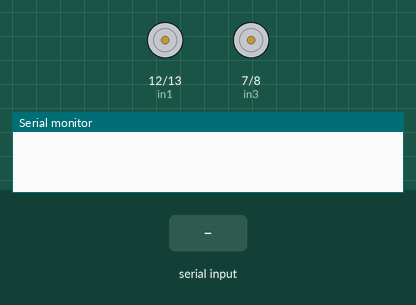
Bench run of a sketch on a simulated Arduino Uno, built with avr-gcc and run on an emulated ATmega328P. Shown: motor-driver pin pairs drawn as motors (green arrow = first pin HIGH = forward, orange = second pin HIGH = backward, longer = more drive, scaled by the enable pin), the last lines printed to the serial monitor. The inputs (shaded band) are chosen by the test bench.

Above: at 3.3 s.
3.4 s: "1\n" received over the second serial link
At 3.7 s:
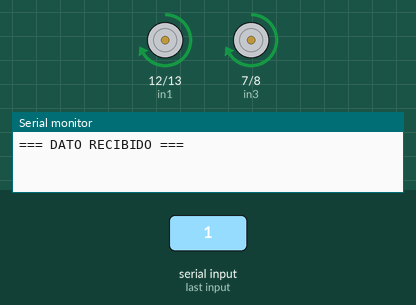
5.9 s: "2\n" received over the second serial link
At 7.2 s:
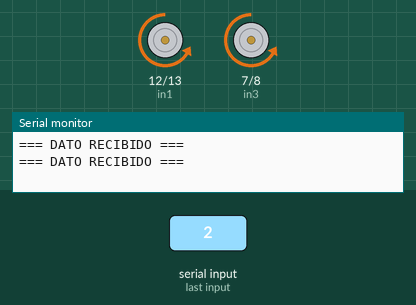
8.9 s: "3\n" received over the second serial link
At 9.4 s:
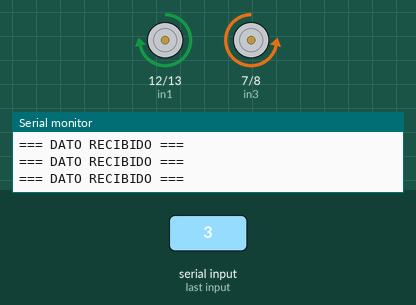
11.1 s: "4\n" received over the second serial link
At 11.6 s:
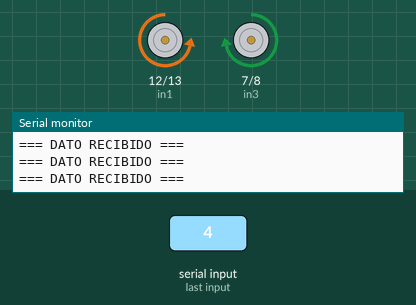
Timing chart, 0 to 14.1 s (numbered marks = the images above; inputs shaded):
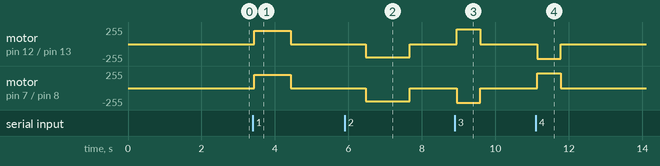

The sketch:

car.ino
```cpp
#include <SoftwareSerial.h>
#include <Servo.h>

// Definición de pines para control de motores
#define enA 5
#define enB 6
#define in1 12
#define in2 13
#define in3 7
#define in4 8
#define servo 11

SoftwareSerial bluetooth(2, 3); // Configuración de para bluetooth tx, rx

// Variables de control del sistema
Servo lapiz;
//const int POSICION_ARRIBA = 5;    // Lápiz alzado (posición por defecto)
//const int POSICION_ABAJO = 25;    // Lápiz abajo (dibujando)
//int posicionActualServo = POSICION_ARRIBA; // Siempre inicia en posición arriba

int tiempo = 1000;              // Tiempo base para avanzar y retroceder
int tiempoGiro = 400;          // Tiempo base para giros
int estadoMotor = 0;           // Estado actual: 0=parar, 1=avanzar, 2=reversa, 3=izquierda, 4=derecha
int estadoAnterior = 0;
int velocidad = 200;
const int tiempoPausa = 500;   // Tiempo entre cambios bruscos de dirección

void setup() {
  // Configurar todos los pines de control de motores como salida
  pinMode(enA, OUTPUT);
  pinMode(enB, OUTPUT);
  pinMode(in1, OUTPUT);
  pinMode(in2, OUTPUT);
  pinMode(in3, OUTPUT);
  pinMode(in4, OUTPUT);

  // Por defecto se apagan motores al prender el carro
  apagarMotores();

  // Configuración del servo - SIEMPRE va a posición inicial
 //lapiz.attach(servo);
  //delay(1000);
  //lapiz.write(POSICION_ARRIBA);
  //delay(300);
  //posicionActualServo = POSICION_ARRIBA;

  // Inicializar comunicación serie principal y bluetooth
  Serial.begin(9600);
  bluetooth.begin(9600);

  // Enviar mensaje de confirmación por Bluetooth para verificar conexión
  bluetooth.println("Carro conectado y listo");
  bluetooth.println("Lapiz en posición inicial (arriba)");
  bluetooth.println("Comandos: 0=Parar, 1=Avanzar, 2=Reversa, 3=Izquierda, 4=Derecha");
  bluetooth.println("Servo: 5=Subir lapiz, 6=Bajar lapiz");
   pinMode(LED_BUILTIN, OUTPUT);
  for(int i = 0; i < 5; i++) {
    digitalWrite(LED_BUILTIN, HIGH);
    delay(200);
    digitalWrite(LED_BUILTIN, LOW);
    delay(200);
  }
}

// ------ NUEVA FUNCIÓN CORRECTA ------
// void controlarLapiz(int comando) {
//   if (comando == 5) {
//     if (posicionActualServo == POSICION_ARRIBA) {
//       bluetooth.println("Lapiz ya está arriba - No se mueve");
//     } else {
//       bluetooth.println("SUBIENDO LAPIZ...");
//       moverServoGradual(posicionActualServo, POSICION_ARRIBA);
//       posicionActualServo = POSICION_ARRIBA;
//       bluetooth.println("Lapiz subido");
//     }
//   } else if (comando == 6) {
//     if (posicionActualServo == POSICION_ABAJO) {
//       bluetooth.println("Lapiz ya está abajo - No se mueve");
//     } else {
//       bluetooth.println("BAJANDO LAPIZ...");
//       moverServoGradual(posicionActualServo, POSICION_ABAJO);
//       posicionActualServo = POSICION_ABAJO;
//       bluetooth.println("Lapiz bajado");
//     }
//   }
// }

// // Mueve desde 'desde' hasta 'hacia' con suavidad
// void moverServoGradual(int desde, int hacia) {
//   if (desde < hacia) {
//     for (int pos = desde; pos <= hacia; pos++) {
//       lapiz.write(pos);
//       delay(25);
//     }
//   } else {
//     for (int pos = desde; pos >= hacia; pos--) {
//       lapiz.write(pos);
//       delay(25);
//     }
//   }
//   lapiz.write(hacia);
// }

void loop() {
    // Verificar si hay datos disponibles desde el módulo Bluetooth
    if (bluetooth.available() > 0) {
       Serial.println("=== DATO RECIBIDO ===");
    // Guardar estado actual antes de leer el nuevo comando
    estadoAnterior = estadoMotor;
    // Leer el comando enviado desde la aplicación móvil
    estadoMotor = bluetooth.parseInt();
    // Limpiar cualquier caracter extra del buffer (como saltos de línea)
    while (bluetooth.available() > 0) {
      bluetooth.read();
    }
    // Validar que el comando recibido esté en el rango 0-4
    if (estadoMotor >= 0 && estadoMotor <= 4) {
      bluetooth.print("Comando recibido: ");
      bluetooth.println(estadoMotor);
      controlarMotoresConSeguridad(estadoMotor, estadoAnterior);
    } else if(estadoMotor >= 5 && estadoMotor <= 6){
      bluetooth.println("Comando de lapiz recibido");
      //controlarLapiz(estadoMotor);
    }else  {
      bluetooth.println("ERROR: Comando no válido ");
    }
  }
}


void controlarMotoresConSeguridad(int nuevoEstado, int estadoAnterior) {
  // Aplicar protección contra cambios bruscos de dirección
  if ((estadoAnterior == 1 && nuevoEstado == 2) || (estadoAnterior == 2 && nuevoEstado == 1)) {
    controlarMotores(0); // Primero detener los motores
    // tiempo de seguridad para que los motores se detengan
    delay(tiempoPausa);
    controlarMotores(nuevoEstado);
  } else {
    // Si no hay cambio peligroso, aplicar directamente
    controlarMotores(nuevoEstado);
  }
}

void controlarMotores(int estado) {
  // mostrar acción a ejecutar
  String accion = "";
  switch(estado) {
    case 0: accion = "PARANDO"; break;
    case 1: accion = "AVANZANDO"; break;
    case 2: accion = "RETROCEDIENDO"; break;
    case 3: accion = "GIRANDO IZQUIERDA"; break;
    case 4: accion = "GIRANDO DERECHA"; break;
  }

  bluetooth.println(accion);

  switch (estado) {
    case 0:  // Parar - Detener completamente todos los motores
      apagarMotores();
      bluetooth.println("Motores detenidos");
      break;

    case 1:  // Avanzar - Ambos motores hacia adelante, ambos motores para ir hacia adelante
      digitalWrite(in1, HIGH);  // Motor izquierdo: hacia adelante
      digitalWrite(in2, LOW);
      digitalWrite(in3, HIGH);  // Motor derecho: hacia adelante
      digitalWrite(in4, LOW);
      // velocidad controlada usando PWM
      analogWrite(enA, velocidad);
      analogWrite(enB, velocidad);
      delay(tiempo);  // Mantener el movimiento durante el tiempo especificado
      apagarMotores(); // Detener automáticamente después del movimiento
      bluetooth.println("Avance completado");
      break;

    case 2:  // Reversa - Ambos motores hacia atrás
      digitalWrite(in1, LOW);   // Motor izquierdo: hacia atrás
      digitalWrite(in2, HIGH);
      digitalWrite(in3, LOW);   // Motor derecho: hacia atrás
      digitalWrite(in4, HIGH);
      // velocidad controlada usando PWM
      analogWrite(enA, velocidad);
      analogWrite(enB, velocidad);
      delay(tiempo * 1.2);  // Mantener el movimiento durante el tiempo especificado
      apagarMotores();   // Detener automáticamente después del movimiento
      bluetooth.println("Reversa completada");
      break;

    case 4:  // Girar Izquierda - motor izquierdo atrás, derecho adelante
      digitalWrite(in1, LOW);   // Motor izquierdo: hacia atrás
      digitalWrite(in2, HIGH);
      digitalWrite(in3, HIGH);  // Motor derecho: hacia adelante
      digitalWrite(in4, LOW);
      // velocidad controlada usando PWM
      analogWrite(enA, velocidad + 20);
      analogWrite(enB, velocidad + 20);
      delay(tiempoGiro * 1.6); // Mantener el movimiento durante el tiempo especificado
      apagarMotores(); // Detener automáticamente después del giro
      bluetooth.println("Giro izquierda completado");
      break;

    case 3:  // Girar Derecha - motor izquierdo adelante, derecho atrás
      digitalWrite(in1, HIGH);  // Motor izquierdo: hacia adelante
      digitalWrite(in2, LOW);
      digitalWrite(in3, LOW);   // Motor derecho: hacia atrás
      digitalWrite(in4, HIGH);
      // velocidad controlada usando PWM
      analogWrite(enA, velocidad + 20);
      analogWrite(enB, velocidad + 20);
      delay(tiempoGiro * 1.6); // Mantener el movimiento durante el tiempo especificado
      apagarMotores();  // Detener automáticamente después del giro
      bluetooth.println("Giro derecha completado");
      break;

    default:
      // Estado no reconocido, detener por seguridad
      apagarMotores();
      bluetooth.println("ERROR: Estado no reconocido, deteniendo por seguridad");
      break;
  }
}

void apagarMotores() {
  digitalWrite(in1, LOW);
  digitalWrite(in2, LOW);
  digitalWrite(in3, LOW);
  digitalWrite(in4, LOW);
  // Detener completamente la velocidad de ambos motores
  analogWrite(enA, 0);
  analogWrite(enB, 0);
}
```

Measured:
- after the input at 3.4 s, motor on pin 12 (in1) / pin 13 (in2), motor on pin 7 (in3) / pin 8 (in4): stopped → forward 200/255 at once, → stopped 1.0 s later
- after the input at 5.9 s, motor on pin 12 (in1) / pin 13 (in2), motor on pin 7 (in3) / pin 8 (in4): stopped → backward 200/255 after 0.57 s, → stopped 1.2 s later
- after the input at 8.9 s, motor on pin 12 (in1) / pin 13 (in2): stopped → forward 220/255 at once, → stopped 0.64 s later; motor on pin 7 (in3) / pin 8 (in4): stopped → backward 220/255 at once, → stopped 0.64 s later
- after the input at 11.1 s, motor on pin 12 (in1) / pin 13 (in2): stopped → backward 220/255 at once, → stopped 0.64 s later; motor on pin 7 (in3) / pin 8 (in4): stopped → forward 220/255 at once, → stopped 0.64 s later
